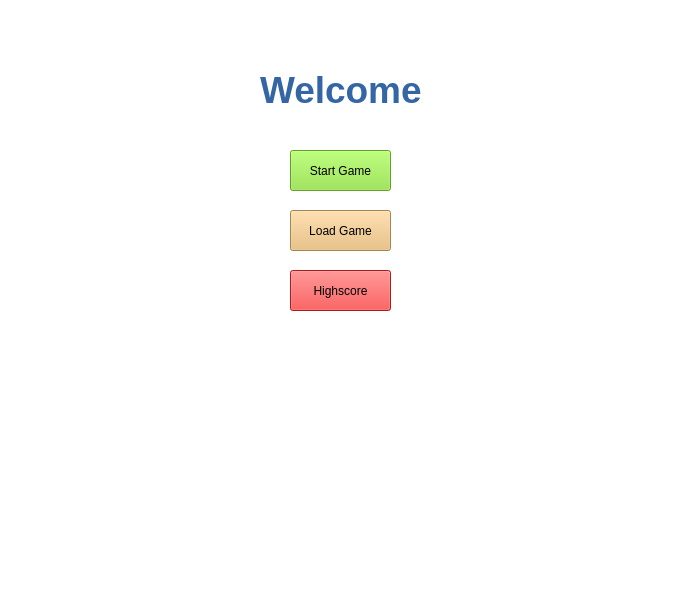
<?xml version="1.0" encoding="UTF-8"?>
<ui version="4.0">
 <class>MainWindow</class>
 <widget class="QMainWindow" name="MainWindow">
  <property name="geometry">
   <rect>
    <x>0</x>
    <y>0</y>
    <width>682</width>
    <height>600</height>
   </rect>
  </property>
  <property name="windowTitle">
   <string>MainWindow</string>
  </property>
  <widget class="QWidget" name="centralWidget">
   <widget class="QStackedWidget" name="stackedWidget">
    <property name="geometry">
     <rect>
      <x>0</x>
      <y>0</y>
      <width>682</width>
      <height>600</height>
     </rect>
    </property>
    <property name="styleSheet">
     <string notr="true">background-color: rgb(255, 255, 255);</string>
    </property>
    <widget class="QWidget" name="page">
     <widget class="QPushButton" name="startgame">
      <property name="geometry">
       <rect>
        <x>290</x>
        <y>150</y>
        <width>101</width>
        <height>41</height>
       </rect>
      </property>
      <property name="styleSheet">
       <string notr="true">background-color: rgb(138, 226, 52);</string>
      </property>
      <property name="text">
       <string>Start Game</string>
      </property>
     </widget>
     <widget class="QPushButton" name="loadgame">
      <property name="geometry">
       <rect>
        <x>290</x>
        <y>210</y>
        <width>101</width>
        <height>41</height>
       </rect>
      </property>
      <property name="styleSheet">
       <string notr="true">background-color: rgb(233, 185, 110);</string>
      </property>
      <property name="text">
       <string>Load Game</string>
      </property>
     </widget>
     <widget class="QPushButton" name="highscore">
      <property name="geometry">
       <rect>
        <x>290</x>
        <y>270</y>
        <width>101</width>
        <height>41</height>
       </rect>
      </property>
      <property name="styleSheet">
       <string notr="true">background-color: rgb(239, 41, 41);</string>
      </property>
      <property name="text">
       <string>Highscore</string>
      </property>
     </widget>
     <widget class="QLabel" name="welcome">
      <property name="geometry">
       <rect>
        <x>260</x>
        <y>50</y>
        <width>161</width>
        <height>81</height>
       </rect>
      </property>
      <property name="text">
       <string>&lt;html&gt;&lt;head/&gt;&lt;body&gt;&lt;p&gt;&lt;span style=&quot; font-size:28pt; font-weight:600; color:#3465a4;&quot;&gt;Welcome&lt;/span&gt;&lt;/p&gt;&lt;/body&gt;&lt;/html&gt;</string>
      </property>
     </widget>
    </widget>
   </widget>
  </widget>
 </widget>
 <layoutdefault spacing="6" margin="11"/>
 <resources/>
 <connections/>
</ui>
